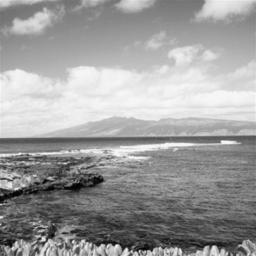
#> input picture a2/test/Coast/image_0056.jpg, 256 x 256 px, given as the content of the folder a2/train, which was not available
$ jupyter execute --allow-errors Practica1.ipynb   (text cells are left out)
#> lines starting #> are read from the running program, lines starting #| are printed output that depends on the picture; pictures that were not available may be replaced by others from this repository, and a replacement may not be noted
[cell 1]
import matplotlib.pyplot as plt
from matplotlib.image import imread
from skimage.feature import hog
from skimage import data, exposure, feature, io, color
import os
import pandas as pd
import seaborn as sns
import warnings
from sklearn.metrics import accuracy_score , confusion_matrix
import cv2 as cv
from skimage import io, transform
from sklearn.ensemble import VotingClassifier
from sklearn.svm import SVC
warnings.filterwarnings('ignore')

[cell 2]
test_path = 'a2/test'
train_path = 'a2/train'

categories = os.listdir(train_path)

def show_categories(categories, train_path):
#> called with train_path = 'a2/train'
    plt.figure(figsize=(10, 10))
    for i, category in enumerate(categories):
        image_path = os.path.join(train_path, category)
        image_in_folder = os.listdir(image_path)
        first_image = image_in_folder[0]
        first_image_in_path = os.path.join(image_path, first_image)
        img = imread(first_image_in_path)
#> img is the input picture: shape (256, 256); min 0, max 255, mean 155.8
        plt.subplot(4, 4, i + 1)

        plt.imshow(img, cmap="gray");

        # plt.imshow(img, cmap='gray')
        plt.title(category)
        plt.axis('off')
    plt.show()

show_categories(categories, train_path)

[cell 3]
def convertImageData(categories, data_path):
    # Definir listas para almacenar datos
#> called with data_path = 'a2/train'
    data = []
    labels = []

    # Tamaño de redimensionamiento deseado
    new_size = (75, 75)

    # Recorrer cada categoría
    for category in categories:
        path = os.path.join(data_path, category)
        for img in os.listdir(path):
            img_path = os.path.join(path, img)
            image = io.imread(img_path)
            # Redimensionar la imagen
            resized_image = transform.resize(image, new_size)
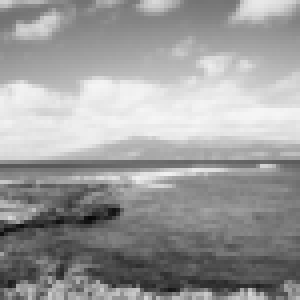
#> resized_image: shape (75, 75) float64 (shown 4 times larger); min 0.0304, max 0.964, mean 0.611
            # Aplanar la imagen en un vector unidimensional
            feature_vector = resized_image.flatten()
#> feature_vector = 5625 values, max 0.964 at index 2161, min 0.0304 at index 4072, mean 0.611

            # Agregar el vector de características y la etiqueta a las listas de datos
            data.append(feature_vector)
            labels.append(categories.index(category))

    return data, labels

data, labels = convertImageData(categories, train_path)
#> data = 1 item; labels = [0]

df = pd.DataFrame(data)
#> df = table of 1 rows and 5625 columns
df['label'] = labels

# Mostrar el DataFrame
print(df.shape)
#| (1, 5626)

[cell 4]
percentage = (df['label'].value_counts(normalize=True) * 100).round(2)

ax = sns.countplot(x="label", data=df)

for index, p in enumerate(ax.patches):
    ax.annotate(f'{percentage[index]}%', (p.get_x() + p.get_width() / 2., p.get_height()),
                ha='center', va='center', xytext=(0, -20), textcoords='offset points', rotation=90)
#> this loop made 1 pass
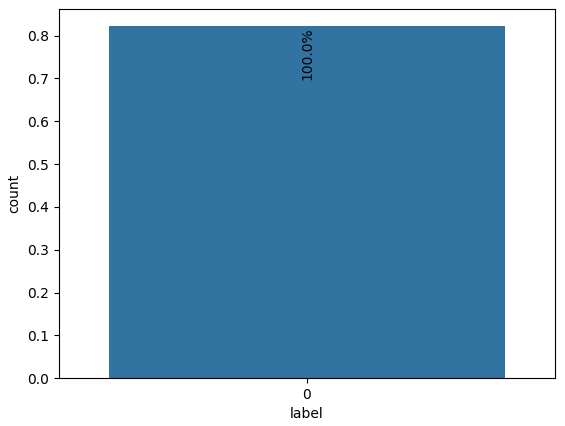
#> figure drawn by matplotlib, 1 panel

[cell 5]
data, labels = convertImageData(categories, test_path)
df_test = pd.DataFrame(data)
#> df_test = table of 1 rows and 5625 columns
df_test['label'] = labels

percentage = (df_test['label'].value_counts(normalize=True) * 100).round(2)

ax = sns.countplot(x="label", data=df_test)

for index, p in enumerate(ax.patches):
    ax.annotate(f'{percentage[index]}%', (p.get_x() + p.get_width() / 2., p.get_height()),
                ha='center', va='center', xytext=(0, -20), textcoords='offset points', rotation=90)

[cell 6]
svm_basic = SVC(random_state=33, probability=True)

x_train = df.iloc[:,:-1]
#> x_train = table of 1 rows and 5625 columns
y_train = df.iloc[:,-1]

#> (the rest of this cell did not finish here and is left out)

[cell 7]
data, labels = convertImageData(categories, test_path)

#> (the rest of this cell did not finish here and is left out)

#> (a cell that did not finish here is left out)

[cell 9]
image_path = 'AprenentatgeAutomatic/a2/test/street/image_0007.jpg'
image = io.imread(image_path)
img_resize = transform.resize(image, (75, 75))
l = [img_resize.flatten()]
#> (the rest of this cell did not finish here and is left out)

[cell 10]
from skimage.feature import hog

def convertImageDataHOG(categories, data_path, dim = (100,100),  flip = False, categoriesToExclude = []):
    # Definir listas para almacenar datos
#> called with data_path = 'a2/train', dim = (100, 100), flip = True
    data = []
    labels = []

    # HOG parameters
    orientations = 13
    pixels_per_cell = (5, 5)
    cells_per_block = (4, 4)


    new_categories = [item for item in categories if item not in categoriesToExclude]
#> new_categories = ['image_0056.jpg']
    # Recorrer cada categoría
    for category in new_categories:
        path = os.path.join(data_path, category)
        for img in os.listdir(path):
            img_path = os.path.join(path, img)
            image = io.imread(img_path)

            # Redimensionar la imagen
            images = [transform.resize(image, dim)]
            if(flip):
                images.append(cv.flip(images[0], flipCode=1))

            for img in images:
                # Aplicar HOG al resized_image
                hog_features = hog(img,
                                   orientations=orientations,
                                   pixels_per_cell=pixels_per_cell,
                                   cells_per_block=cells_per_block,
                                   visualize=False)

                # Agregar el vector de características HOG y la etiqueta a las listas de datos
                data.append(hog_features)

                labels.append(categories.index(category))
#> this loop made 2 passes
#> after the loop, data = 2 items; labels = [0, 0]


    return data, labels

[cell 11]
dataHOG, labelsHOG = convertImageDataHOG(categories, train_path, flip = True)
#> dataHOG = 2 items; labelsHOG = [0, 0]

dfHOG = pd.DataFrame(dataHOG)
#> dfHOG = table of 2 rows and 60112 columns
dfHOG['label'] = labelsHOG

# Mostrar el DataFrame
print(dfHOG)
#> (printed output is left out)

[cell 12]
svm_HOG = SVC(random_state=33, probability=True)

x_train_hog = dfHOG.iloc[:,:-1]
#> x_train_hog = table of 2 rows and 60112 columns
y_train_hog = dfHOG.iloc[:,-1]

#> (the rest of this cell did not finish here and is left out)

[cell 13]
dataHOG, labelsHOG = convertImageDataHOG(categories, test_path)
#> the loop in convertImageDataHOG (call 2), `for img in images:` made 1 pass
#> dataHOG = 1 item; labelsHOG = [0]

#> (the rest of this cell did not finish here and is left out)

[cell 14]
def hogTrainAndTest(svm_HOG,data, dim, labels):
    x_train_hog = dfHOG.iloc[:,:-1]
    y_train_hog = dfHOG.iloc[:,-1]

    svm_HOG.fit(x_train_hog, y_train_hog)
    print("Model fitted")
    dataHOG, labelsHOG = convertImageDataHOG(categories, test_path, dim)

    y_pred_hog = svm_HOG.predict(dataHOG)
    # Calculating the accuracy of the model
    accuracy_hog = accuracy_score(y_pred_hog, labelsHOG)

    # Print the accuracy of the model
    print(f"The model is {accuracy_hog*100}% accurate")

[cell 15]
image = imread('a2/test/tallbuilding/image_0057.jpg')
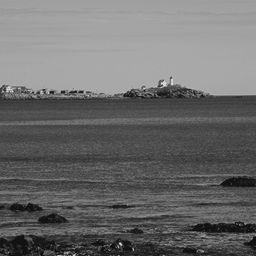
#> input picture a2/test/Coast/image_0124.jpg, 256 x 256 px, given in place of image_0057.jpg, which was not available
#> image is the input picture: shape (256, 256); min 0, max 237, mean 107.6
plt.imshow(image, cmap="gray")
plt.show()
img = transform.resize(image, (100,100))
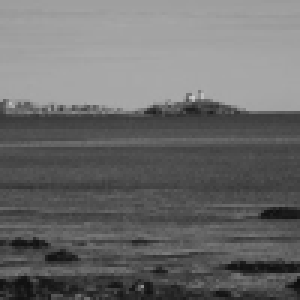
#> img: shape (100, 100) float64 (shown 3 times larger); min 0.0615, max 0.797, mean 0.422
#| Fitting 5 folds for each of 18 candidates, totalling 90 fits
orientations = 13
pixels_per_cell = (5, 5)
cells_per_block = (4, 4)
img = [hog(img,orientations,pixels_per_cell=pixels_per_cell,cells_per_block=cells_per_block,
                   visualize=False)]


#> (the rest of this cell did not finish here and is left out)

#> (a cell that did not finish here is left out)

[cell 17]
from sklearn.model_selection import GridSearchCV
from sklearn.model_selection import KFold

# Define the parameter grid for the grid search
param_grid = {'C': [1, 10, 100],
              'gamma': ["auto", "scale"],
              'kernel': ['rbf', 'linear', "poly"]}

# Create the GridSearchCV object
grid_search = GridSearchCV(SVC(random_state=33, probability=True), param_grid, verbose=3, cv=KFold(n_splits=5, random_state=10, shuffle=True))

# Fit the grid search to the data
#> (the rest of this cell did not finish here and is left out)

[cell 18]
svm_HOG_grid = SVC(C=1.0, gamma="scale", kernel='rbf', random_state=33, probability=True)

#> (the rest of this cell did not finish here and is left out)

[cell 19]
# Load the image
image = imread('test.jpg')
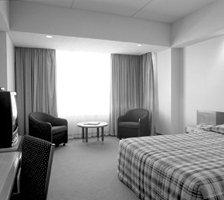
#> input picture test.jpg, 224 x 200 px
#> image is the input picture: shape (200, 224); min 0, max 255, mean 143.9
plt.imshow(image, cmap="gray")
plt.show()

# HOG parameters
orientations = 9
pixels_per_cell = (4, 4)
cells_per_block = (1, 1)

# Resize the image
img_resize = transform.resize(image, (150, 150))
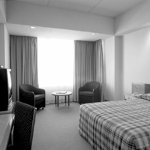
#> img_resize: shape (150, 150) float64; min 0, max 1, mean 0.564

# Calculate HOG features
hog_features, hog_image = hog(img_resize,
                              orientations=orientations,
                              pixels_per_cell=pixels_per_cell,
                              cells_per_block=cells_per_block,
                              visualize=True)
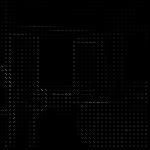
#> hog_image: shape (150, 150) float64; min 0, max 0.413, mean 0.0097
#> hog_features = 12321 values, max 1 at index 6569, min 0 at index 1, mean 0.217

# Visualize HOG features
plt.imshow(hog_image, cmap="gray")
plt.show()

# Use the trained SVM model for prediction
#> (the rest of this cell did not finish here and is left out)

[cell 20]
import numpy as np
from skimage.feature import hog, local_binary_pattern
from sklearn.preprocessing import MinMaxScaler

def convertImageDataHOG_LBP(categories, data_path, dim = (100,100),  flip = False, categoriesToExclude = []):
    # Definir listas para almacenar datos
#> called with data_path = 'a2/train', dim = (100, 100), flip = True
    data = []
    labels = []

    # HOG parameters
    orientations = 13
    pixels_per_cell = (5, 5)
    cells_per_block = (4, 4)

    # LBP parameters
    lbp_radius = 4
    lbp_n_points = 8 * lbp_radius
    method = 'uniform'
    scaler = MinMaxScaler(feature_range=(0, 1))

    new_categories = [item for item in categories if item not in categoriesToExclude]
#> new_categories = ['image_0056.jpg']
    # Recorrer cada categoría
    for category in new_categories:
        path = os.path.join(data_path, category)
        for img in os.listdir(path):
            img_path = os.path.join(path, img)
            image = io.imread(img_path)

            # Redimensionar la imagen
            images = [transform.resize(image, dim)]
            if(flip):
                images.append(cv.flip(images[0], flipCode=1))

            for img in images:
                # Aplicar HOG al resized_image
                hog_features = hog(img,
                                   orientations=orientations,
                                   pixels_per_cell=pixels_per_cell,
                                   cells_per_block=cells_per_block,
                                   visualize=False)

                hog_reshape = hog_features.reshape(-1, 1)
                hog_features_normalized = scaler.fit_transform(hog_reshape)

                lbp_features = local_binary_pattern(img, lbp_n_points, lbp_radius, method)
                lbp_reshape = lbp_features.reshape(-1, 1)
                lbp_features_normalized = scaler.fit_transform(lbp_reshape)

                # Agregar el vector de características HOG y la etiqueta a las listas de datos
                data.append(np.concatenate([hog_features_normalized.ravel(), lbp_features_normalized.ravel()]))

                labels.append(categories.index(category))
#> this loop made 2 passes
#> pass 1, in convertImageDataHOG_LBP, `lbp_features = local_binary_pattern(img, lbp_n_points, lbp_radius, met..`:
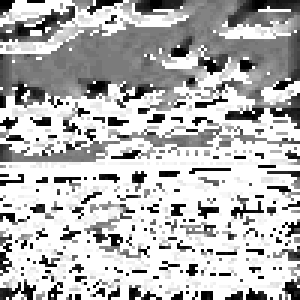
#> lbp_features: shape (100, 100) float64 (shown 3 times larger); min 0, max 33, mean 23.5; drawn with min black and max white
#> pass 2, in convertImageDataHOG_LBP, `lbp_features = local_binary_pattern(img, lbp_n_points, lbp_radius, met..`:
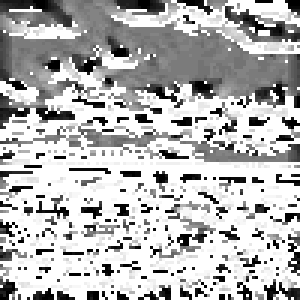
#> lbp_features: shape (100, 100) float64 (shown 3 times larger); min 0, max 33, mean 23.5; drawn with min black and max white
#> after the loop, data = 2 items; labels = [0, 0]


    return data, labels

dataHOG_LBP, labelsHOG_LBP = convertImageDataHOG_LBP(categories, train_path, flip = True)
#> dataHOG_LBP = 2 items; labelsHOG_LBP = [0, 0]

dfHOG_LBP = pd.DataFrame(dataHOG_LBP)
#> dfHOG_LBP = table of 2 rows and 70112 columns
dfHOG_LBP['label'] = labelsHOG_LBP

# Mostrar el DataFrame
print(dfHOG_LBP)
#> (printed output is left out)

[cell 21]
svm_HOG_LBP = SVC(random_state=33, probability=True)

x_train_hog_lbp = dfHOG_LBP.iloc[:,:-1]
#> x_train_hog_lbp = table of 2 rows and 70112 columns
y_train_hog_lbp = dfHOG_LBP.iloc[:,-1]

#> (the rest of this cell did not finish here and is left out)

[cell 22]
dataHOG_LBP_test, labelsHOG_LBP_test = convertImageDataHOG_LBP(categories, test_path)
#> the loop in convertImageDataHOG_LBP (call 2), `for img in images:` made 1 pass
#> dataHOG_LBP_test = 1 item; labelsHOG_LBP_test = [0]

#> (the rest of this cell did not finish here and is left out)
